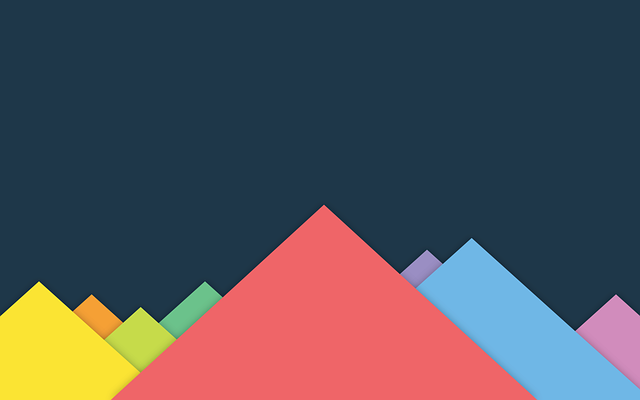
#> input picture tests/cv2-resize-image-original.png, 640 x 400 px
$ python msb.py out.png ../tests/cv2-resize-image-original.png
#> lines starting #> are read from the running program, lines starting #| are printed output that depends on the picture
#!/usr/bin/env python3

import argparse
import numpy
from PIL import Image

def read_image(filename):
    """ Reads an image from a file into an array.

    The matplotlib function (https://matplotlib.org/3.1.1/_modules/matplotlib/image.html#imread)
    is not used here since floats for pixel values (used when opening a PNG file) are annoying.
    """
#> called with filename = '../tests/cv2-resize-image-original.png'

    from matplotlib.image import pil_to_array

    with Image.open(filename) as image:
#> image is the input picture: PIL image 640x400 RGB; mean R, G, B 83.7, 81.5, 88.4
        return pil_to_array(image)

def main():
    """ Example:

    $ python3 msb.py -n 2 /tmp/msb_output.png ../tests/circles/needle.jpeg
    """

    parser = argparse.ArgumentParser(description="Tool to restrict image data to the upper n bits")
    parser.add_argument("output", help="filename of image to store the output")
    parser.add_argument("input", help="filename")
    parser.add_argument("-n", help="number of bits beeing used to hide data", type=int, default=1, choices=range(1, 9))
    args = parser.parse_args()

    # transformation for one pixel. cuts the lowest bits to restrict pixel values to the
    # upper n bits:
    mask = 0xff ^ (0xff >> args.n)
    transform = lambda pix: list(map(lambda v: v & mask, pix))

    # Read image, perform pixel substitution and store the image:
    img = read_image(args.input)
    new_data = [[transform(pixel) for pixel in col] for col in img]
#> new_data = 400 items
    Image.fromarray(numpy.array(new_data).astype('uint8')).save(args.output)
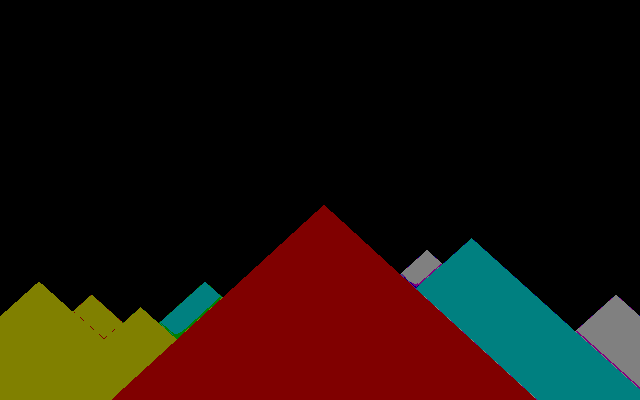
#> saved as out.png: PIL image 640x400 RGB; mean R, G, B 30.1, 17.6, 10.4

if __name__ == "__main__":
    main()
